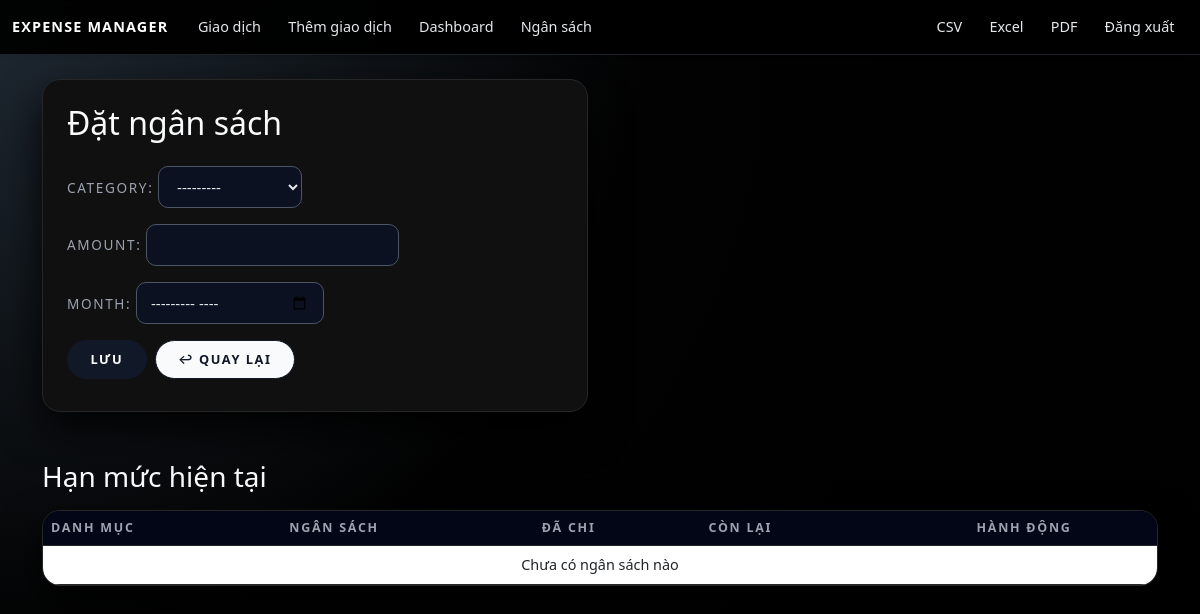
Page /budget/new/ (signed in) on the earlier database version.
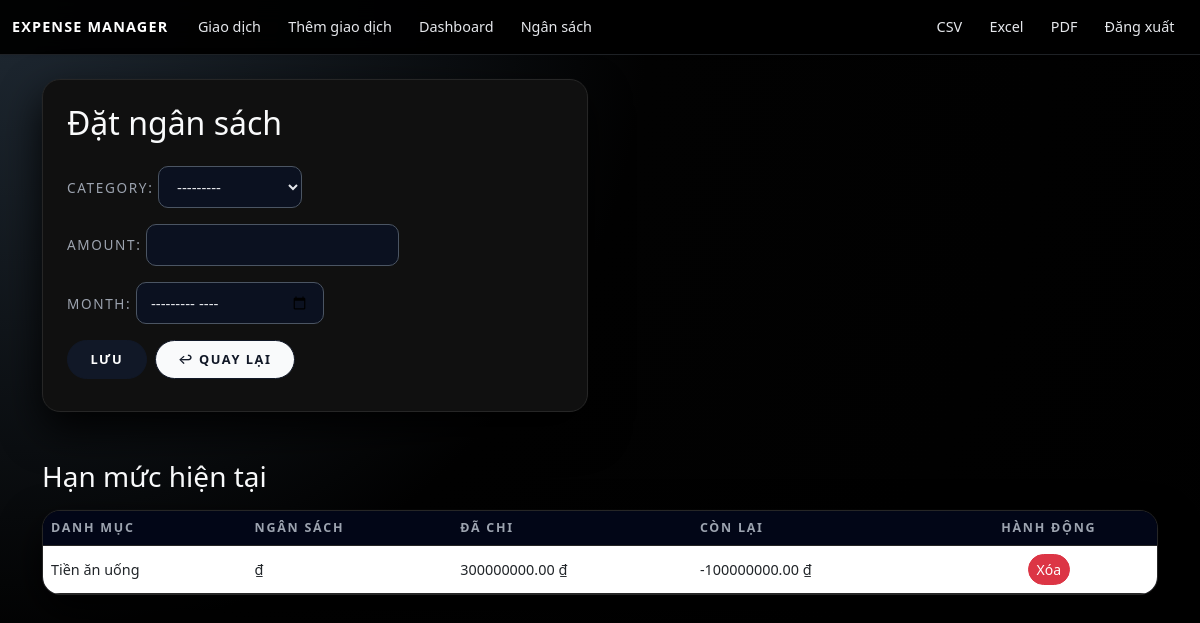
Same page on the later database version.
### expenses/models.py (models this page shows, shortened)
class Budget(models.Model):
    user = models.ForeignKey(User, on_delete=models.CASCADE)
    category = models.ForeignKey(Category, on_delete=models.CASCADE, null=True, blank=True)
    amount = models.DecimalField(max_digits=12, decimal_places=2)
    month = models.DateField()

class Category(models.Model):
    name = models.CharField(max_length=100)
    def __str__(self):
        return self.name

### expenses/views.py (the view)
# urls.py: path('budget/new/', budget_create, name="budget_create"),
@login_required
def budget_create(request):
    budgets = Budget.objects.filter(user=request.user)
    transactions = Transaction.objects.filter(user=request.user)
    spent_dict = {}
    for t in transactions:
     if t.category:  # chỉ cộng khi có category
        spent_dict[t.category.id] = spent_dict.get(t.category.id, 0) + t.amount
    for b in budgets:
        spent = spent_dict.get(b.category.id, 0)
        b.spent = spent
        b.remaining = b.amount - spent
    if request.method == "POST":
        form = BudgetForm(request.POST)
        if form.is_valid():
            budget = form.save(commit=False)
            budget.user = request.user
            budget.save()
            return redirect("budget_create")
    else:
        form = BudgetForm()
    return render(request, "expenses/budget_form.html", {
        "form": form,
        "budgets": budgets
    })

### expenses/forms.py (shortened to what this page needs)
class BudgetForm(forms.ModelForm):
    month = forms.DateField(
        input_formats=['%Y-%m'],
        widget=forms.DateInput(format='%Y-%m', attrs={'type': 'month'})
    )
    class Meta:
        model = Budget
        fields = ["category", "amount", "month"]

### expenses/templates/expenses/budget_form.html (shortened to what this page needs)
{% extends "expenses/base.html" %}
{% block content %}
<div class="row g-4">
  <div class="col-lg-6">
    <div class="card p-4 exp-budget-form-card">
      <h2 class="mb-4">Đặt ngân sách</h2>
      <form method="post" class="mb-2">
        {{ form.as_p }}
        <div class="mt-3 d-flex gap-2">
          <button type="submit" class="btn btn-dark">Lưu</button>
          <a href="{% url 'dashboard' %}" class="btn btn-outline-dark">↩ Quay lại</a>
        </div>
      </form>
    </div>
  </div>
  <div class="col-12">
    <h3 class="mt-4 mb-3">Hạn mức hiện tại</h3>
    <div class="exp-budget-table-wrapper">
      <table class="table exp-budget-table align-middle">
        <thead>
          <tr>
            <th>Danh mục</th>
            <th>Ngân sách</th>
            <th>Đã chi</th>
            <th>Còn lại</th>
            <th class="text-center">Hành động</th>
          </tr>
        </thead>
        <tbody>
          {% for b in budgets %}
          <tr>
            <td>{{ b.category }}</td>
            <td>{{ b.limit }} ₫</td>
            <td>{{ b.spent }} ₫</td>
            <td>{{ b.remaining }} ₫</td>
            <td class="text-center">
              <form method="post"
                    action="{% url 'budget_delete' b.id %}"
                    style="display:inline"
                    onsubmit="return confirm('Xoá ngân sách này?');">
                <button type="submit" class="btn btn-danger btn-sm">Xóa</button>
              </form>
            </td>
          </tr>
          {% empty %}
          <tr>
            <td colspan="5" class="exp-budget-empty">
              Chưa có ngân sách nào
            </td>
          </tr>
          {% endfor %}
        </tbody>
      </table>
    </div>
  </div>
</div>
{% endblock %}

Differences in the rows shown:
added Budget: category "Tiền ăn uống", spent "300000000.00", remaining "-100000000.00"
Other differences:
text no longer shown: "Chưa có ngân sách nào"
